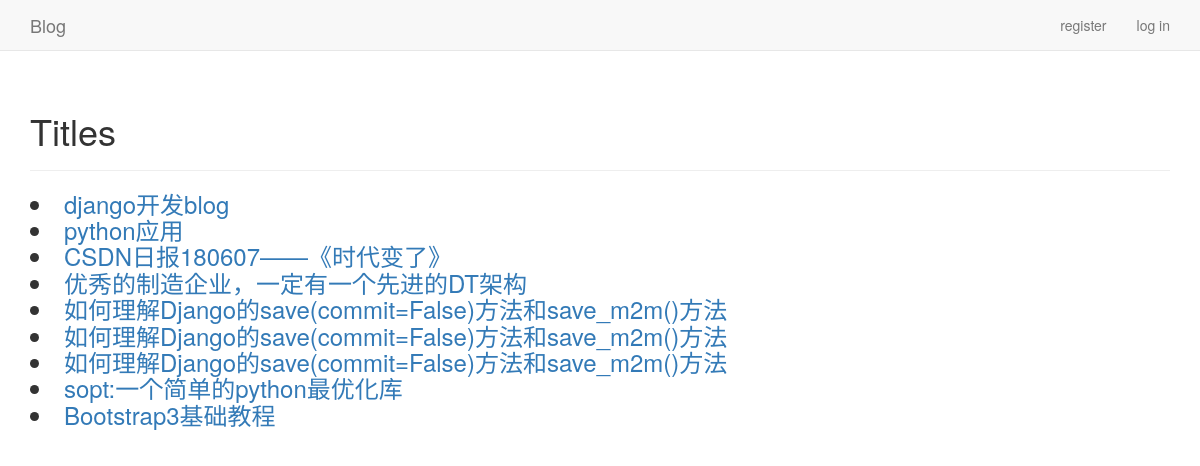
The page / on the database its author committed.
### blogs/models.py (models this page shows)
class BlogPost(models.Model):
    title = models.CharField(max_length=200)
    text = models.TextField()
    date_added = models.DateTimeField(auto_now_add=True)
    owner = models.ForeignKey(User, on_delete=models.CASCADE)
    def __str__(self):
        return self.title

### blogs/views.py (the view)
# urls.py: path('', views.index, name='index'),
def index(request):
    titles =BlogPost.objects.order_by('date_added')
    context = {'titles': titles}
    return render(request, 'blogs/index.html', context)

### templates/blogs/index.html (shortened to what this page needs)
{% extends "blogs/base.html" %}
{% block header %}
    <div>
        <h1>Titles</h1>
    </div>
{% endblock header %}
{% block content %}
    <h3>
        {% for title in titles %}
            <li>
                <a href="{% url 'blogs:title' title.id %}">{{ title }}</a>
            </li>
            {% empty %}
            <li>No blogs have been added yet.</li>
        {% endfor %}
    </h3>
{% endblock content %}

### templates/blogs/base.html (shortened to what this page needs)
{% load bootstrap3 %}
<!DOCTYPE html>
<html lang="en">
    <head>
        {% bootstrap_css %}
    </head>
    <body>
        <nav class="navbar navbar-default navbar-static-top">
            <div class="container">
                <div class="navbar-header">
                    <a class="navbar-brand" href="{% url 'blogs:index' %}">
                        Blog</a>
                </div>
                <div id="navbar" class="navbar-collapse collapse">
                    <ul class="nav navbar-nav navbar-right">
                        {% if user.is_authenticated %}
                            <li><a>Hello, {{ user.username }}.</a></li>
                            <li><a href="{% url 'users:logout' %}">log out</a></li>
                        {% else %}
                            <li><a href="{% url 'users:register' %}">register</a></li>
                            <li><a href="{% url 'users:login' %}">log in</a></li>
                        {% endif %}
                    </ul>
                </div>
            </div>
        </nav>
        <div class="container">
            <div class="page-header">
                {% block header %}{% endblock header %}
            </div>
            <div>
                {% block content %}{% endblock content %}
            </div>
        </div>
    </body>
</html>

### rows shown on the page
BlogPost: title "django开发blog"
BlogPost: title "python应用"
BlogPost: title "CSDN日报180607——《时代变了》"
BlogPost: title "优秀的制造企业，一定有一个先进的DT架构"
BlogPost: title "如何理解Django的save(commit=False)方法和save_m2m()方法"
BlogPost: title "如何理解Django的save(commit=False)方法和save_m2m()方法"
BlogPost: title "如何理解Django的save(commit=False)方法和save_m2m()方法"
BlogPost: title "sopt:一个简单的python最优化库"
BlogPost: title "Bootstrap3基础教程"
